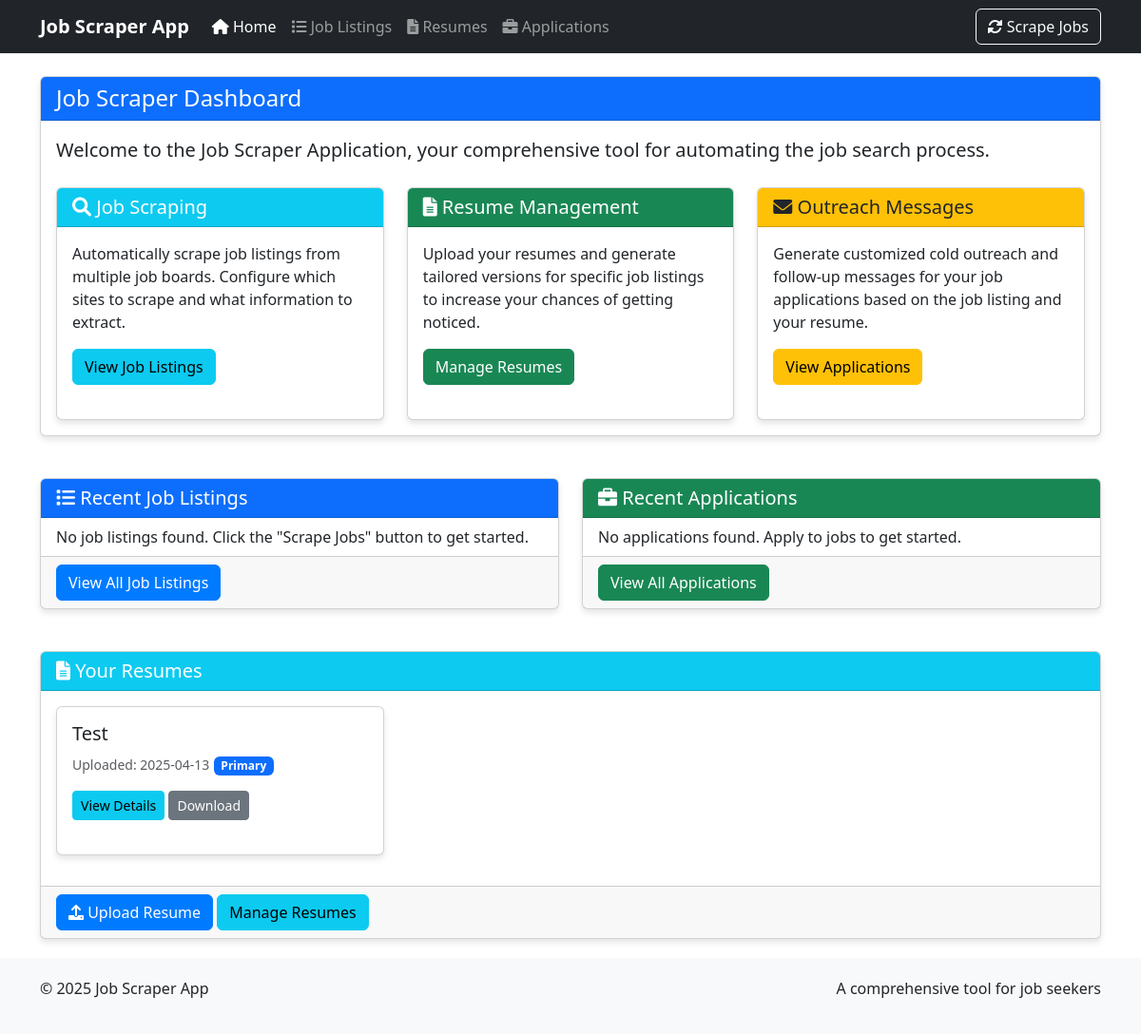
The app's page /, older data.
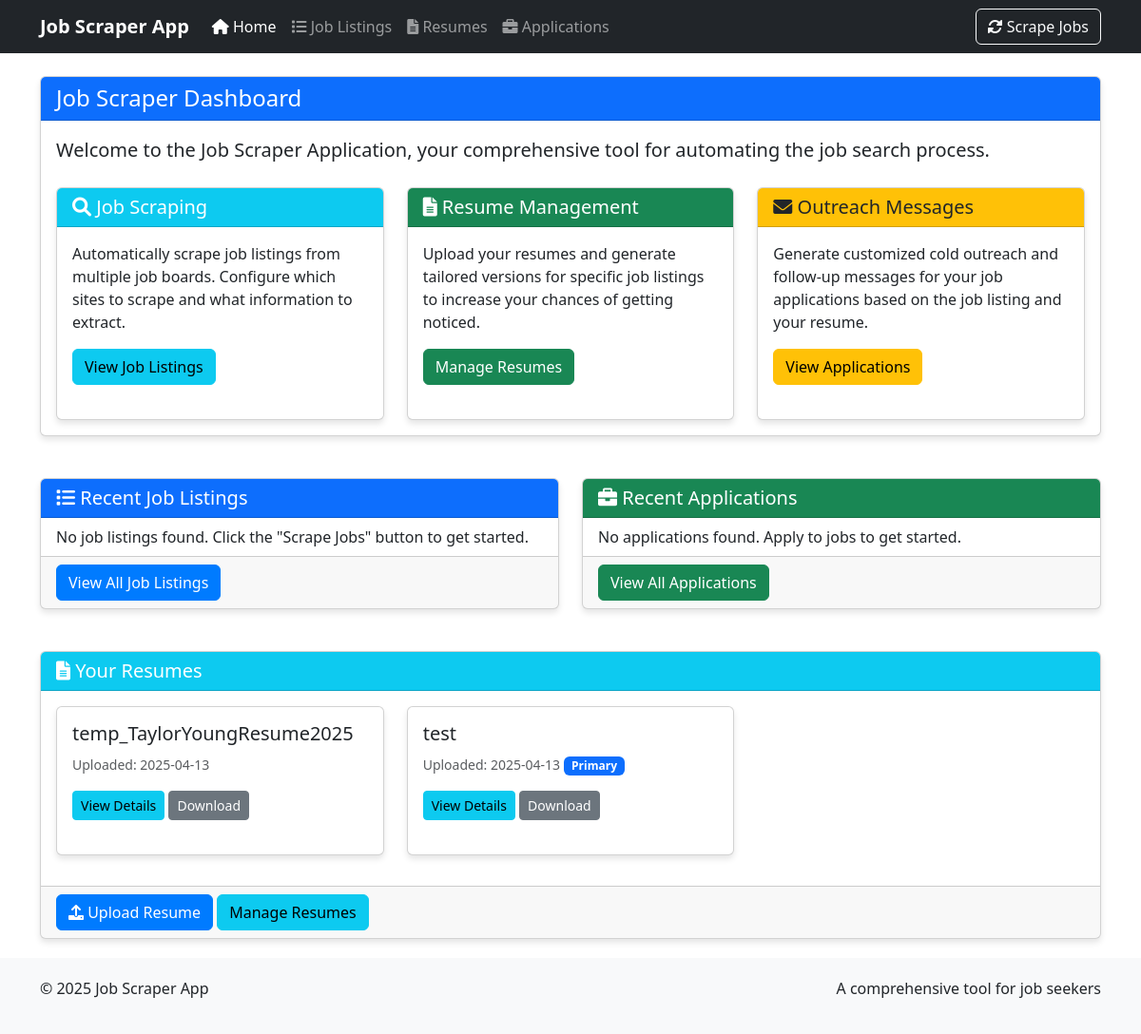
The same page, newer data.
### job_scraper_app/database/setup.py (models this page shows, shortened)
class Resume(Base):
    __tablename__ = 'resumes'
    id = Column(Integer, primary_key=True)
    name = Column(String(255), nullable=False)
    file_path = Column(String(512), nullable=False)
    content_text = Column(Text)
    upload_date = Column(DateTime, default=datetime.utcnow)
    is_primary = Column(Boolean, default=False)
    tailored_resumes = relationship("TailoredResume", back_populates="base_resume", cascade="all, delete-orphan")

### run_flask_app.py (the view)
@app.route('/')
def index():
    session = Session()
    try:
        job_listings = session.query(JobListing).order_by(JobListing.scraped_date.desc()).limit(10).all()
        job_applications = session.query(JobApplication).order_by(JobApplication.application_date.desc()).limit(5).all()
        resumes = session.query(Resume).all()
        return render_template('index.html',
                              job_listings=job_listings,
                              job_applications=job_applications,
                              resumes=resumes)
    finally:
        session.close()

### job_scraper_app/ui/templates/index.html (shortened to what the changed rows need)
{% extends "base.html" %}
{% block content %}
<div class="row">
    <div class="col-md-12">
        <div class="card">
            <div class="card-header bg-primary text-white">
                <h1 class="h4 mb-0">Job Scraper Dashboard</h1>
            </div>
        </div>
    </div>
</div>
<div class="row mt-4">
    <div class="col-md-6">
        <div class="card">
            <div class="card-header bg-primary text-white">
                <h2 class="h5 mb-0"><i class="fas fa-list"></i> Recent Job Listings</h2>
            </div>
        </div>
    </div>
    <div class="col-md-6">
        <div class="card">
            <div class="card-header bg-success text-white">
                <h2 class="h5 mb-0"><i class="fas fa-briefcase"></i> Recent Applications</h2>
            </div>
        </div>
    </div>
</div>
<div class="row mt-4">
    <div class="col-md-12">
        <div class="card">
            <div class="card-header bg-info text-white">
                <h2 class="h5 mb-0"><i class="fas fa-file-alt"></i> Your Resumes</h2>
            </div>
            <div class="card-body">
                {% if resumes %}
                    <div class="row">
                        {% for resume in resumes %}
                            <div class="col-md-4 mb-3">
                                <div class="card h-100">
                                    <div class="card-body">
                                        <h5 class="card-title">{{ resume.name }}</h5>
                                        <p class="card-text">
                                            <small class="text-muted">Uploaded: {{ resume.upload_date.strftime('%Y-%m-%d') }}</small>
                                            {% if resume.is_primary %}
                                                <span class="badge bg-primary">Primary</span>
                                            {% endif %}
                                        </p>
                                        <a href="{{ url_for('resume', resume_id=resume.id) }}" class="btn btn-sm btn-info">View Details</a>
                                        <a href="{{ url_for('download_file', filename=resume.file_path.split('/')[-1]) }}" class="btn btn-sm btn-secondary">Download</a>
                                    </div>
                                </div>
                            </div>
                        {% endfor %}
                    </div>
                {% else %}
                    <p>No resumes found. Upload a resume to get started.</p>
                {% endif %}
            </div>
        </div>
    </div>
</div>
{% endblock %}

Row changes from the older to the newer data that the page shows:
changed Resume: name "Test" → "temp_TaylorYoungResume2025"; no longer shows "Primary"
added Resume: name "test", upload_date "2025-04-13", is_primary "Primary"
